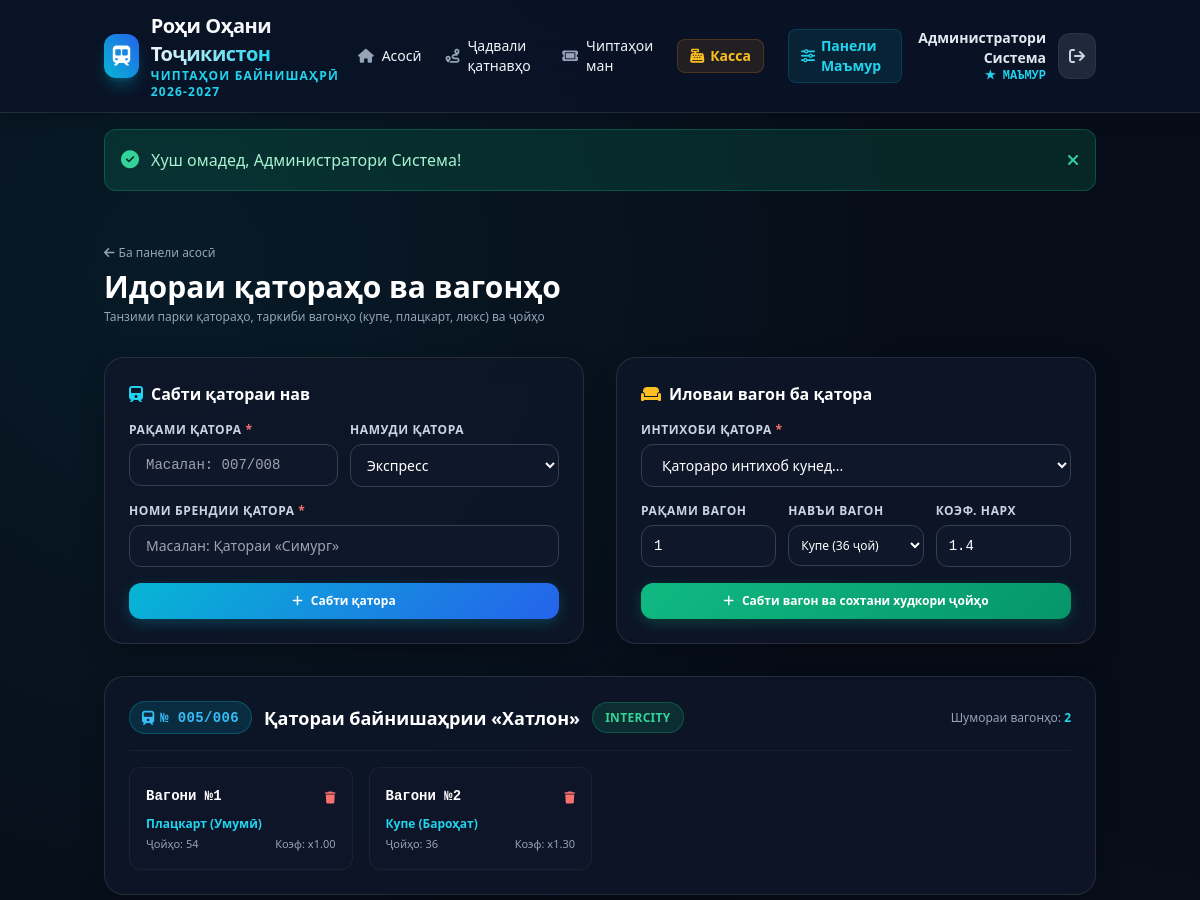
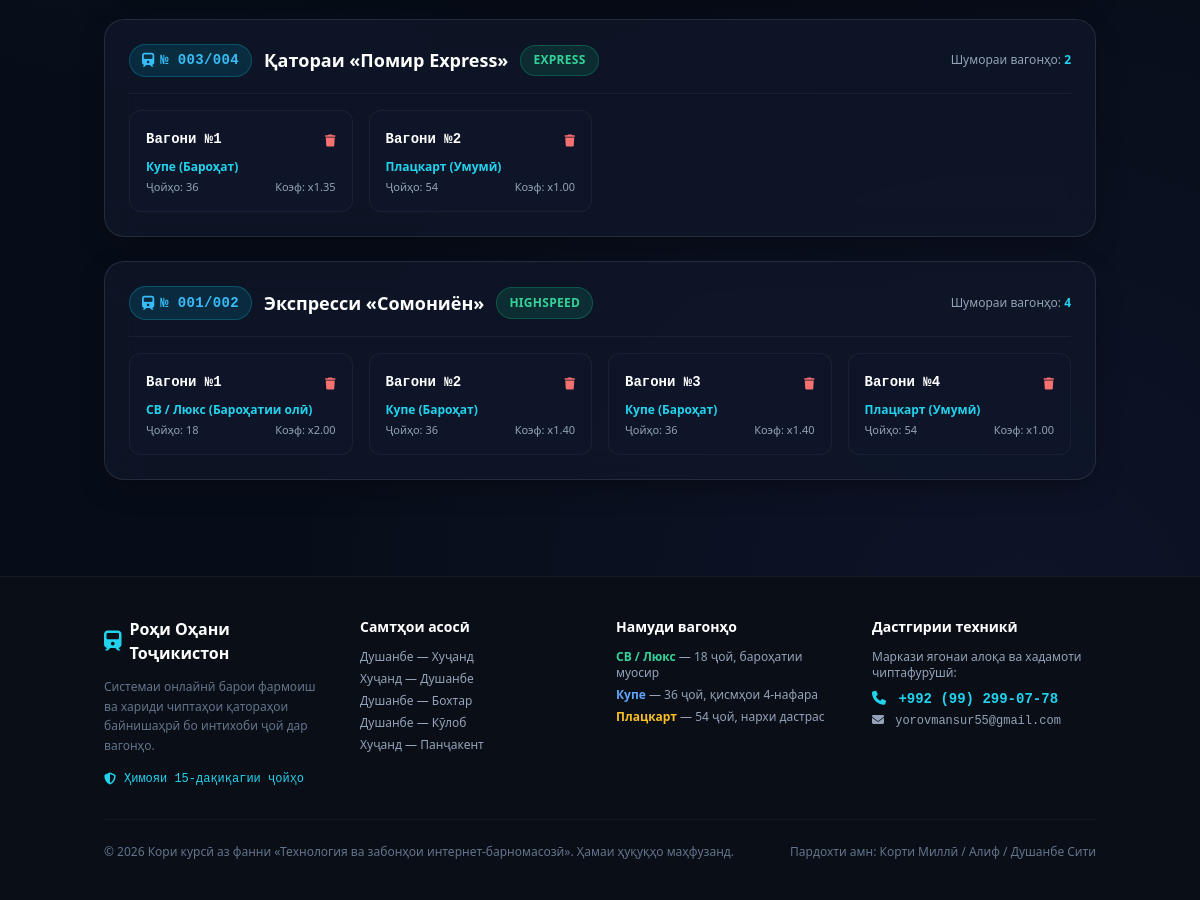
Page /admin/trains.php (signed in) on the committed database (2 pictures, top to bottom).
### tables this page shows
CREATE TABLE `trains` (
  `id` INT AUTO_INCREMENT PRIMARY KEY,
  `train_number` VARCHAR(50) NOT NULL UNIQUE,
  `train_name` VARCHAR(100) NOT NULL,
  `train_type` ENUM('express', 'intercity', 'highspeed') DEFAULT 'express',
  `status` ENUM('active', 'maintenance') DEFAULT 'active',
  `created_at` TIMESTAMP DEFAULT CURRENT_TIMESTAMP
);

CREATE TABLE `cars` (
  `id` INT AUTO_INCREMENT PRIMARY KEY,
  `train_id` INT NOT NULL,
  `car_number` INT NOT NULL,
  `car_type` ENUM('platskart', 'coupe', 'sv_lux') NOT NULL DEFAULT 'coupe',
  `total_seats` INT NOT NULL DEFAULT 36,
  `price_multiplier` DECIMAL(4,2) NOT NULL DEFAULT 1.00,
  `created_at` TIMESTAMP DEFAULT CURRENT_TIMESTAMP,
  FOREIGN KEY (`train_id`) REFERENCES `trains`(`id`) ON DELETE CASCADE
);

### config/db.php (called while the page is built, shortened)
<?php
function carTypeName($type) {
    switch ($type) {
        case 'sv_lux':
            return 'СВ / Люкс (Бароҳатии олӣ)';
        case 'coupe':
            return 'Купе (Бароҳат)';
        case 'platskart':
            return 'Плацкарт (Умумӣ)';
    }
}

### admin/trains.php (the view, shortened to what this page needs)
<?php
require_once __DIR__ . '/../config/db.php';
$trains = $pdo->query("SELECT * FROM trains ORDER BY id DESC")->fetchAll();
require_once __DIR__ . '/../includes/header.php';
?>
<div class="container mx-auto px-4 py-8">
    <div class="flex items-center justify-between mb-8">
        <div>
            <a href="/train_ticket_system/admin/index.php" class="text-xs text-slate-400 hover:text-white transition inline-flex items-center gap-1 mb-2">
                <i class="fa-solid fa-arrow-left"></i> Ба панели асосӣ
            </a>
            <h1 class="text-2xl md:text-3xl font-extrabold text-white">Идораи қатораҳо ва вагонҳо</h1>
            <p class="text-xs text-slate-400 mt-1">Танзими парки қатораҳо, таркиби вагонҳо (купе, плацкарт, люкс) ва ҷойҳо</p>
        </div>
    </div>
    <div class="grid grid-cols-1 lg:grid-cols-2 gap-8 mb-8">
        <div class="glass-panel p-6 border-white/10">
            <h2 class="text-base font-bold text-white mb-4 flex items-center gap-2">
                <i class="fa-solid fa-train text-cyan-400"></i> Сабти қатораи нав
            </h2>
            <form method="POST" action="" class="space-y-4">
                <div class="grid grid-cols-2 gap-3">
                    <div>
                        <label class="block text-xs font-semibold text-slate-300 uppercase tracking-wider mb-1.5">
                            Рақами қатора <span class="text-red-400">*</span>
                        </label>
                        <input type="text" name="train_number" required placeholder="Масалан: 007/008" class="w-full bg-slate-900 border border-slate-700 rounded-xl px-4 py-2.5 text-white text-sm focus:outline-none focus:border-cyan-500 font-mono">
                    </div>
                    <div>
                        <label class="block text-xs font-semibold text-slate-300 uppercase tracking-wider mb-1.5">
                            Намуди қатора
                        </label>
                        <select name="train_type" class="w-full bg-slate-900 border border-slate-700 rounded-xl px-3 py-2.5 text-white text-sm focus:outline-none focus:border-cyan-500">
                            <option value="express" selected>Экспресс</option>
                        </select>
                    </div>
                </div>
                <div>
                    <label class="block text-xs font-semibold text-slate-300 uppercase tracking-wider mb-1.5">
                        Номи брендии қатора <span class="text-red-400">*</span>
                    </label>
                    <input type="text" name="train_name" required placeholder="Масалан: Қатораи «Симург»" class="w-full bg-slate-900 border border-slate-700 rounded-xl px-4 py-2.5 text-white text-sm focus:outline-none focus:border-cyan-500">
                </div>
                <button type="submit" class="btn btn-primary w-full py-2.5 text-xs font-bold">
                    <i class="fa-solid fa-plus"></i> Сабти қатора
                </button>
            </form>
        </div>
        <div class="glass-panel p-6 border-white/10">
            <h2 class="text-base font-bold text-white mb-4 flex items-center gap-2">
                <i class="fa-solid fa-couch text-amber-400"></i> Иловаи вагон ба қатора
            </h2>
            <form method="POST" action="" class="space-y-4">
                <div>
                    <label class="block text-xs font-semibold text-slate-300 uppercase tracking-wider mb-1.5">
                        Интихоби қатора <span class="text-red-400">*</span>
                    </label>
                    <select name="train_id" required class="w-full bg-slate-900 border border-slate-700 rounded-xl px-4 py-2.5 text-white text-sm focus:outline-none focus:border-cyan-500">
                        <option value="">Қатораро интихоб кунед...</option>
                    </select>
                </div>
                <div class="grid grid-cols-3 gap-3">
                    <div>
                        <label class="block text-xs font-semibold text-slate-300 uppercase tracking-wider mb-1.5">
                            Рақами вагон
                        </label>
                        <input type="number" name="car_number" min="1" max="25" value="1" required class="w-full bg-slate-900 border border-slate-700 rounded-xl px-3 py-2.5 text-white text-sm focus:outline-none focus:border-cyan-500 font-mono">
                    </div>
                    <div>
                        <label class="block text-xs font-semibold text-slate-300 uppercase tracking-wider mb-1.5">
                            Навъи вагон
                        </label>
                        <select name="car_type" class="w-full bg-slate-900 border border-slate-700 rounded-xl px-2 py-2.5 text-white text-xs focus:outline-none focus:border-cyan-500">
                            <option value="coupe" selected>Купе (36 ҷой)</option>
                        </select>
                    </div>
                    <div>
                        <label class="block text-xs font-semibold text-slate-300 uppercase tracking-wider mb-1.5">
                            Коэф. нарх
                        </label>
                        <input type="number" step="0.05" name="price_multiplier" value="1.4" required class="w-full bg-slate-900 border border-slate-700 rounded-xl px-3 py-2.5 text-white text-sm focus:outline-none focus:border-cyan-500 font-mono">
                    </div>
                </div>
                <button type="submit" class="btn btn-emerald w-full py-2.5 text-xs font-bold">
                    <i class="fa-solid fa-plus"></i> Сабти вагон ва сохтани худкори ҷойҳо
                </button>
            </form>
        </div>
    </div>
    <div class="space-y-6">
        <?php foreach ($trains as $tr): ?>
            <?php
            $carsStmt = $pdo->prepare("SELECT * FROM cars WHERE train_id = ? ORDER BY car_number ASC");
            $carsStmt->execute([$tr['id']]);
            $trCars = $carsStmt->fetchAll();
            ?>
            <div class="glass-panel p-6 border-white/10">
                <div class="flex items-center justify-between pb-4 border-b border-white/5 mb-4">
                    <div class="flex items-center gap-3">
                        <span class="badge badge-primary text-sm font-mono">
                            <i class="fa-solid fa-train"></i> № <?= htmlspecialchars($tr['train_number']) ?>
                        </span>
                        <h3 class="text-lg font-bold text-white"><?= htmlspecialchars($tr['train_name']) ?></h3>
                        <span class="badge badge-emerald uppercase"><?= $tr['train_type'] ?></span>
                    </div>
                    <span class="text-xs text-slate-400">Шумораи вагонҳо: <strong class="text-cyan-400"><?= count($trCars) ?></strong></span>
                </div>
                <?php if (empty($trCars)): ?>
                    <p class="text-xs text-slate-500 py-2">Ба ин қатора ҳоло ягон вагон пайваст карда нашудааст.</p>
                <?php else: ?>
                    <div class="grid grid-cols-1 sm:grid-cols-2 md:grid-cols-3 lg:grid-cols-4 gap-4">
                        <?php foreach ($trCars as $car): ?>
                            <div class="bg-slate-900/80 p-4 rounded-xl border border-white/5 flex flex-col justify-between">
                                <div class="flex items-center justify-between mb-2">
                                    <span class="font-bold text-white font-mono text-sm">Вагони №<?= $car['car_number'] ?></span>
                                    <form method="POST" action="" onsubmit="return confirm('Оё ин вагон ва ҷойҳои онро ҳазф кардан мехоҳед?');">
                                        <button type="submit" class="text-red-400 hover:text-red-300 text-xs">
                                            <i class="fa-solid fa-trash"></i>
                                        </button>
                                    </form>
                                </div>
                                <div class="text-xs text-cyan-400 font-semibold mb-1">
                                    <?= carTypeName($car['car_type']) ?>
                                </div>
                                <div class="text-[11px] text-slate-400 flex justify-between">
                                    <span>Ҷойҳо: <?= $car['total_seats'] ?></span>
                                    <span>Коэф: x<?= $car['price_multiplier'] ?></span>
                                </div>
                            </div>
                        <?php endforeach; ?>
                    </div>
                <?php endif; ?>
            </div>
        <?php endforeach; ?>
    </div>
</div>
<?php require_once __DIR__ . '/../includes/footer.php'; ?>

### assets/css/style.css (style rules this page uses)
:root { --bg-dark: #070d18; --bg-card: #0f172a; --bg-card-hover: #162238; --surface-glass: rgba(15, 23, 42, 0.75); --border-glass: rgba(255, 255, 255, 0.08); --border-glass-light: rgba(255, 255, 255, 0.15); --primary: #06b6d4; --primary-hover: #0891b2; --primary-glow: rgba(6, 182, 212, 0.25); --emerald: #10b981; --emerald-glow: rgba(16, 185, 129, 0.25); --amber: #f59e0b; --amber-glow: rgba(245, 158, 11, 0.25); --ruby: #ef4444; --ruby-glow: rgba(239, 68, 68, 0.25); --text-main: #f8fafc; --text-muted: #94a3b8; --text-dim: #64748b; --font-main: 'Plus Jakarta Sans', system-ui, -apple-system, sans-serif; --font-mono: 'JetBrains Mono', monospace; }
* { box-sizing: border-box; margin: 0; padding: 0; }
body { background-color: var(--bg-dark); color: var(--text-main); font-family: var(--font-main); min-height: 100vh; display: flex; flex-direction: column; line-height: 1.5; background-image: radial-gradient(circle at 15% 15%, rgba(6, 182, 212, 0.08) 0%, transparent 40%), radial-gradient(circle at 85% 85%, rgba(99, 102, 241, 0.08) 0%, transparent 40%); background-attachment: fixed; }
.container { width: 100%; max-width: 1240px; margin-left: auto; margin-right: auto; padding-left: 1.25rem; padding-right: 1.25rem; }
.glass-panel { background: var(--surface-glass); backdrop-filter: blur(16px); -webkit-backdrop-filter: blur(16px); border: 1px solid var(--border-glass); border-radius: 1.25rem; box-shadow: 0 10px 30px -10px rgba(0, 0, 0, 0.5); transition: border-color 0.2s ease, box-shadow 0.2s ease; }
.btn { display: inline-flex; align-items: center; justify-content: center; gap: 0.5rem; font-weight: 600; font-size: 0.95rem; padding: 0.75rem 1.4rem; border-radius: 0.75rem; border: none; cursor: pointer; transition: all 0.2s ease; text-decoration: none; line-height: 1; }
.btn-primary { background: linear-gradient(135deg, #06b6d4, #2563eb); color: #ffffff; box-shadow: 0 4px 14px var(--primary-glow); }
.btn-emerald { background: linear-gradient(135deg, #10b981, #059669); color: #ffffff; box-shadow: 0 4px 14px var(--emerald-glow); }
.badge { display: inline-flex; align-items: center; gap: 0.35rem; font-size: 0.75rem; font-weight: 700; padding: 0.35rem 0.75rem; border-radius: 9999px; letter-spacing: 0.025em; text-transform: uppercase; }
.badge-emerald { background: rgba(16, 185, 129, 0.15); color: #34d399; border: 1px solid rgba(16, 185, 129, 0.3); }
.badge-primary { background: rgba(6, 182, 212, 0.15); color: #38bdf8; border: 1px solid rgba(6, 182, 212, 0.3); }

### rows in the picture
trains: train_number "005/006", train_name "Қатораи байнишаҳрии «Хатлон»", train_type "INTERCITY", count($trCars) "2"
cars: car_number "1", car_type "Плацкарт (Умумӣ)", total_seats "54", price_multiplier "1.00"
cars: car_number "2", car_type "Купе (Бароҳат)", total_seats "36", price_multiplier "1.30"
trains: train_number "003/004", train_name "Қатораи «Помир Express»", train_type "EXPRESS", count($trCars) "2"
cars: car_number "1", car_type "Купе (Бароҳат)", total_seats "36", price_multiplier "1.35"
cars: car_number "2", car_type "Плацкарт (Умумӣ)", total_seats "54", price_multiplier "1.00"
trains: train_number "001/002", train_name "Экспресси «Сомониён»", train_type "HIGHSPEED", count($trCars) "4"
cars: car_number "1", car_type "СВ / Люкс (Бароҳатии олӣ)", total_seats "18", price_multiplier "2.00"
cars: car_number "2", car_type "Купе (Бароҳат)", total_seats "36", price_multiplier "1.40"
cars: car_number "3", car_type "Купе (Бароҳат)", total_seats "36", price_multiplier "1.40"
cars: car_number "4", car_type "Плацкарт (Умумӣ)", total_seats "54", price_multiplier "1.00"

### other values in the picture
$currentUser['full_name'] "Администратори Система"
$flashSuccess "Хуш омадед, Администратори Система!"
